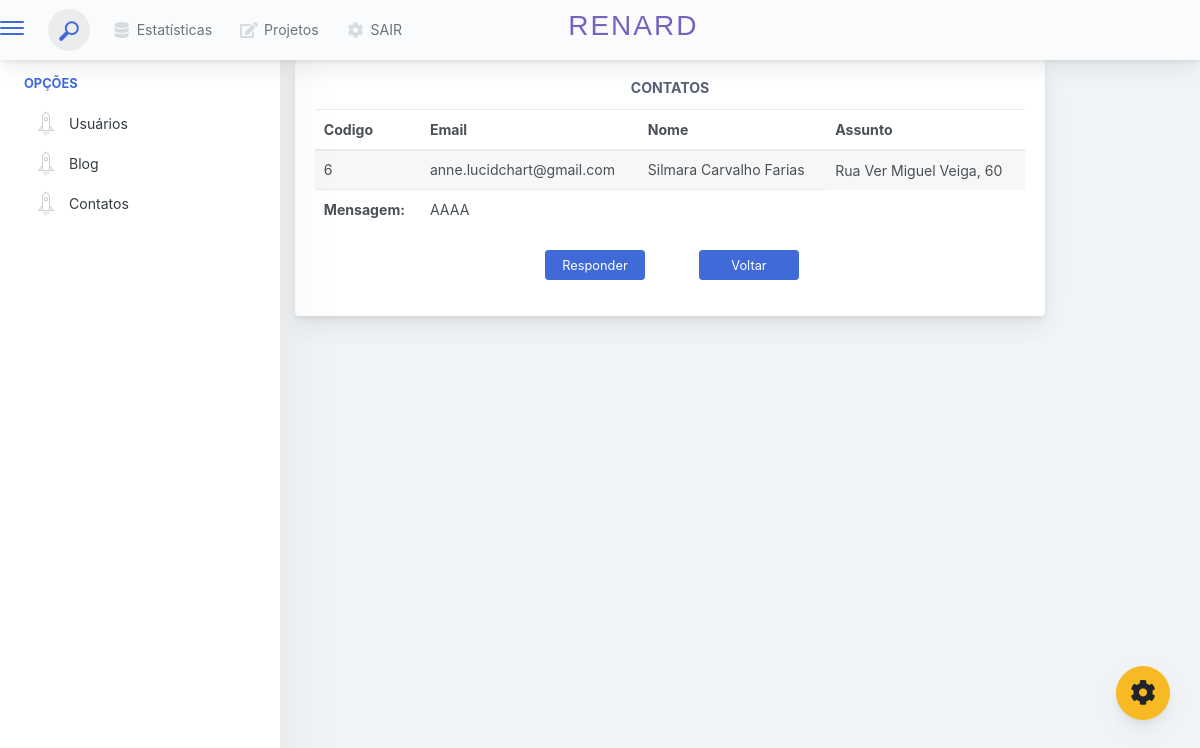
The app's page /cms/contatos_single.php?idb=6 with its own data.
### tables this page shows
CREATE TABLE IF NOT EXISTS `contato` (
  `id` int(11) NOT NULL AUTO_INCREMENT,
  `nome` varchar(150) DEFAULT NULL,
  `email` varchar(50) DEFAULT NULL,
  `assunto` varchar(150) DEFAULT NULL,
  `mensagem` varchar(450) DEFAULT NULL,
  PRIMARY KEY (`id`)
);

### cms/contatos_single.php (the view, shortened to what this page needs)
<?php include("functions/conexao.php"); ?>
<!doctype html>
<html lang="pt-br">
<head>
<link href="./main.css" rel="stylesheet"></head>
<body>
    <?php include("menus.php"); ?>
    <div class="app-main__outer">
				 <div class="col-md-6" style="">
					<div class="main-card mb-3 card" >
						<div class="card-body"><h5 class="card-title" style="text-align: center;">Contatos</h5>
							<form class="" action="functions/inserir.php" method="POST" style="width:auto;">
								<div class="position-relative form-group">
									<table class="mb-0 table table-striped">
										<thead>
										<tr>
											<th>Codigo</th>
											<th>Email</th>
											<th>Nome</th>
                                            <th>Assunto</th>
										</tr>
										</thead>
										<tbody>
										<?php
											$query = mysqli_query($conexao, "SELECT * FROM contato WHERE id = ".$_GET["idb"]);
											while($exibe = mysqli_fetch_array($query)){
                                        ?>
											<tr>
												<td><?php echo $exibe[0] ?></td>
												<td><?php echo $exibe[2] ?></td>
                                                <td><?php echo $exibe[1] ?></td>
                                                <td><?php echo $exibe[3] ?></td>
                                            </tr>
                                            <tr>
                                            <th>Mensagem:</th>
                                            <td><?php echo $exibe[4] ?></td>
                                                <td></td>
                                            </tr>
										<?php
											}
										?>
                                        </tbody>
									</table><br>
                                    <a href="https://mail.google.com/mail/"><input type="button" style="height: 30px; width: 100px; margin-left: 230px;" class="btn-shadow p-1 btn btn-primary btn-sm show-toastr-example" value="Responder"></a>
                                    <a href="contatos.php"><input type="button" style="height: 30px; width: 100px; margin-left: 50px;" class="btn-shadow p-1 btn btn-primary btn-sm show-toastr-example" value="Voltar"></a>
								</div>
                            </form>
						</div>
					</div>
				</div>
			</div>
        </div>
    </div>
<script type="text/javascript" src="./assets/scripts/main.js"></script></body>
</html>
                    <script type="text/javascript" src="./assets/scripts/main.js"></script></body>
</html>

### cms/contatos_single.php (style rules this page uses)
.card { width:750px !important; }

### records on screen
contato: id "6", email "anne.lucidchart@gmail.com", nome "Silmara Carvalho Farias", assunto "Rua Ver Miguel Veiga, 60", mensagem "AAAA"
